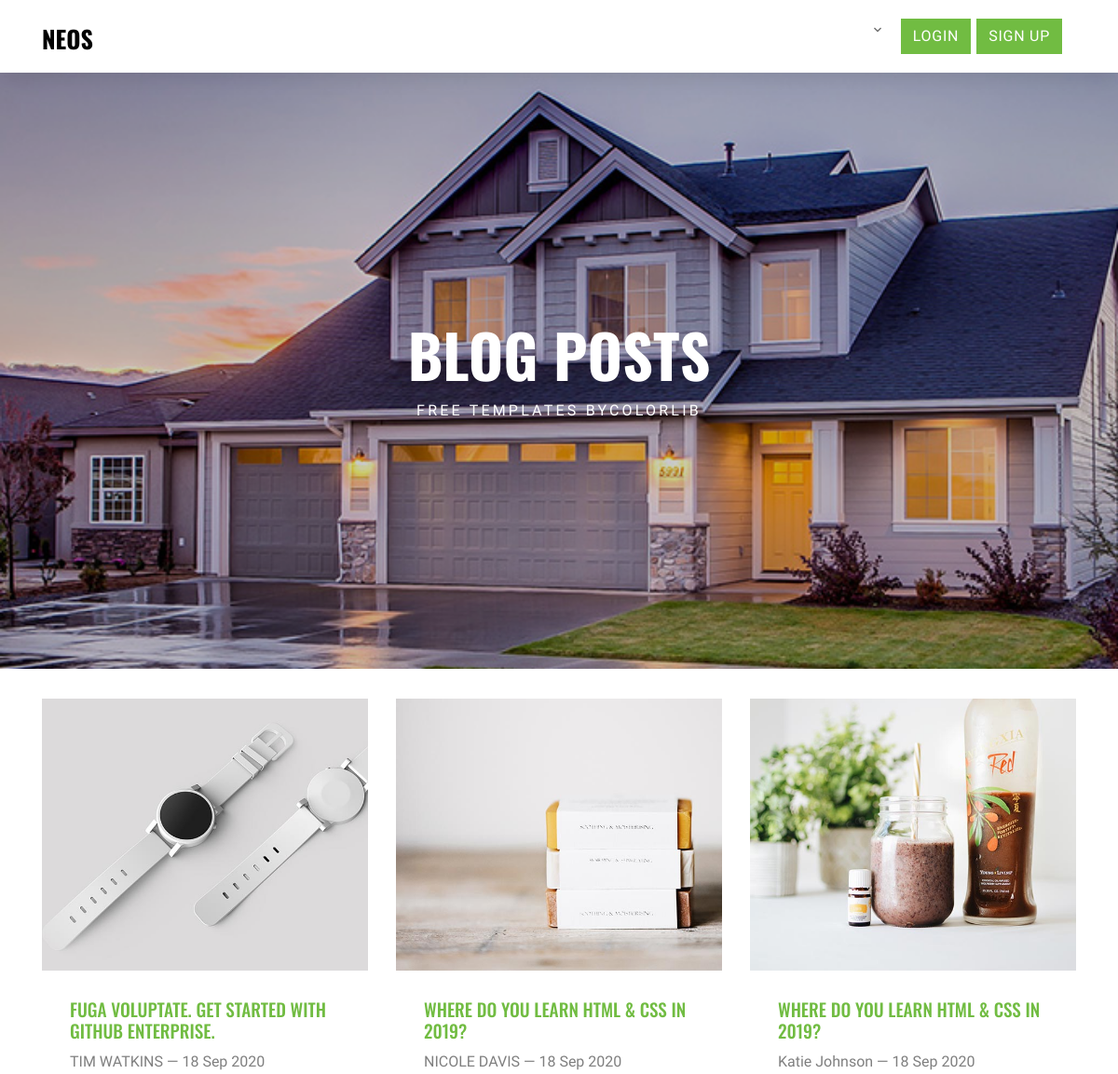
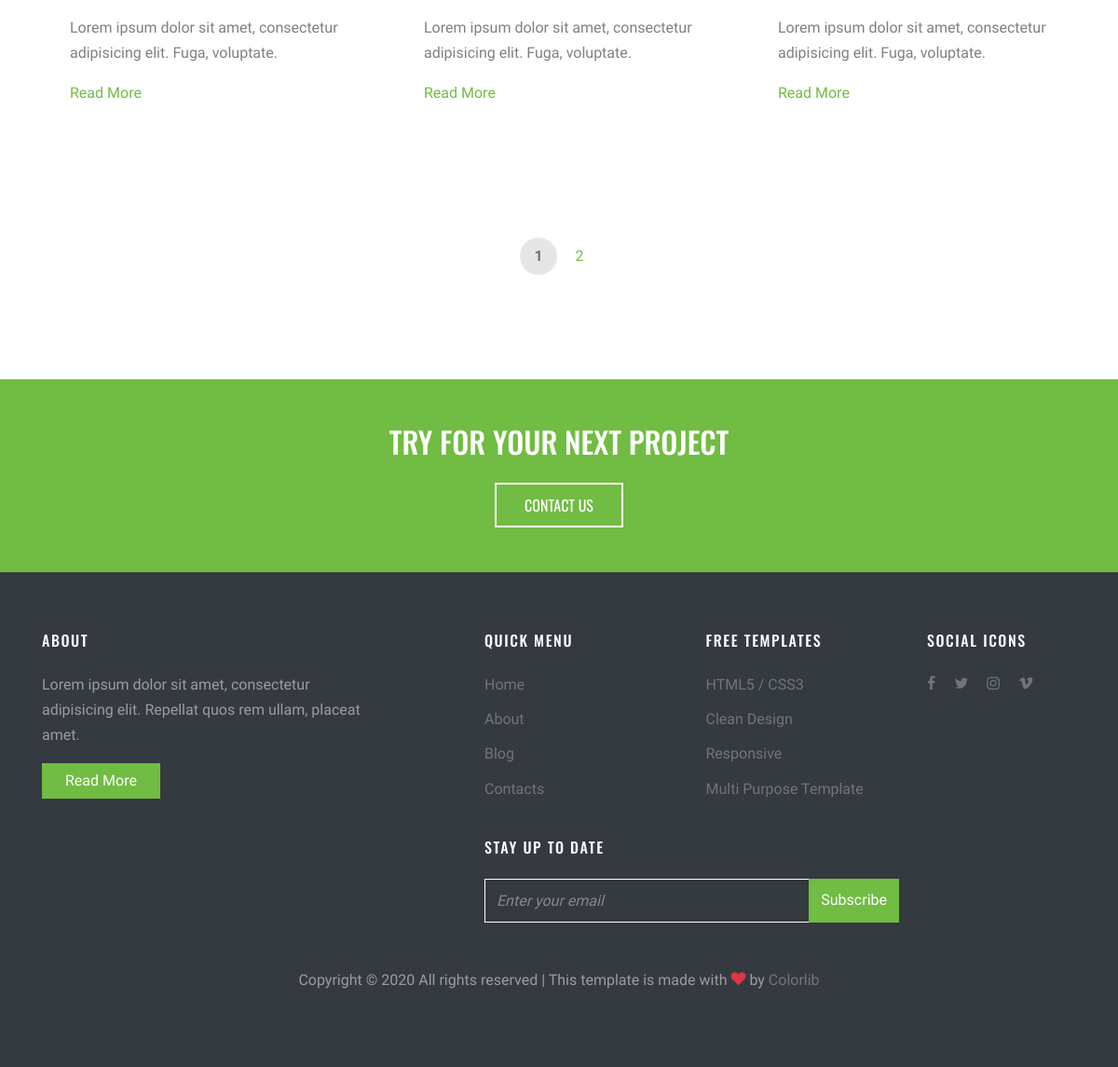
Screenshot of /blog/ with the database file from the repository (2 pictures, top to bottom).
### base/models.py (models this page shows, shortened)
class Banner(models.Model):
	title = models.TextField()
	description = models.TextField(null = True, blank = True)
	image = models.ImageField(upload_to = 'banner')
	link = models.CharField(max_length = 256, null = True, blank = True)
	class Meta:
		verbose_name = 'Banner'

class Blog(models.Model):
	category = models.ForeignKey(BlogCategory, on_delete = models.CASCADE, related_name = 'blog')
	author = models.ForeignKey(Person, on_delete = models.CASCADE, related_name = 'blog')
	title = models.TextField()
	description = models.TextField(null = True, blank = True)
	content = RichTextUploadingField(null = True, blank = True)
	image = models.ImageField(upload_to = 'blog', null = True, blank = True)
	date = models.DateTimeField(null = True, blank = True)
	home = models.BooleanField(default = False)
	class Meta:
		verbose_name = 'Blog'

class Person(models.Model):
	category_choices = (("team","Team"), ("testi","Testimonials"), ("auth", "Author"))
	category = models.CharField(max_length = 50, choices = category_choices)
	name = models.CharField(max_length = 256)
	description = models.TextField(null = True, blank = True)
	position = models.TextField(null = True, blank = True)
	image = models.ImageField(upload_to = 'person', null = True, blank = True)
	class Meta:
		verbose_name = 'Person'
	def __str__(self):
		return self.name

class Message(models.Model):
	title = models.CharField(max_length = 512)
	description = models.TextField(null = True, blank = True)
	image = models.ImageField(upload_to = 'message', null = True, blank = True)
	link = models.CharField(max_length = 256, null = True, blank = True)
	active = models.BooleanField(default = False)
	class Meta:
		verbose_name = 'Message'

### home/views.py (the view)
# urls.py: path('blog/', views.blog, name = 'blog'),
def blog(request):
	template_name = 'blog.html'
	blog = models.Blog.objects.all().order_by('-id')
	banner = models.Banner.objects.get(link = 'blog')
	paginator = Paginator(blog, 3)
	page = request.GET.get('page')
	blog = paginator.get_page(page)
	context = {
		'blog' : blog,
		'banner' : banner,
	}
	return render(request, template_name, context)

### home/context_processors.py (called while the page is built)
def menu(request):
	genres = models.Genre.objects.all()
	btry = models.Message.objects.get(link = 'btry')
	contactus = models.Message.objects.get(link = 'contactus')
	babout = models.Message.objects.filter(link = 'babout')[0]
	bquick = models.Message.objects.get(link = 'bquick')
	bfree = models.Message.objects.get(link = 'bfree')
	bsocial = models.Message.objects.get(link = 'bsocial')
	bstay = models.Message.objects.get(link = 'bstay')
	copy = models.Message.objects.get(link = 'copy')
	subscribe = models.Message.objects.get(link = 'subscribe')
	context = {
		'genres' : genres,
		'btry' : btry,
		'contactus' : contactus,
		'babout' : babout,
		'bquick' : bquick,
		'bfree' : bfree,
		'bsocial' : bsocial,
		'bstay' : bstay,
		'copy' : copy,
		'subscribe' : subscribe,
	}
	return context

### template/blog.html
{% extends 'base.html' %}
{% block content %}
  <div class="site-section first-section" data-aos="fade">
      <div class="container">
        <div class="row mb-5">
          {% for item in blog %}
            <div class="col-md-6 col-lg-4 mb-5">
              <div class="media-image">
                <a href="{% url 'home:blogitem' item.id %}">
                  <img src="{{ item.image.url }}" alt="{{ item.title }}" class="img-fluid">
                </a>
                <div class="media-image-body">
                  <h2 class="font-secondary text-uppercase">
                    <a href="{% url 'home:blogitem' item.id %}">{{ item.title }}</a>
                  </h2>
                  <span class="d-block mb-3">{{ item.author }} &mdash; {{ item.date | date:'d M Y' }}</span>
                  <p>{{ item.description }}</p>
                  <p><a href="{% url 'home:blogitem' item.id %}">Read More</a></p>
                </div>
              </div>
            </div>
          {% endfor %}
        </div>
        <div class="row">
          <div class="col-12 text-center">
            <div class="custom-pagination">
              {% for num in blog.paginator.page_range %}
                {% if blog.number == num %}
                  <span class="current">{{ num }}</span>
                {% elif num > blog.number|add:'-3' and num < blog.number|add:'3' %}
                  <a href="?page={{ num }}">{{ num }}</a>
                {% endif %}
              {% endfor %}
            </div>
          </div>
        </div>
      </div>
    </div>
{% endblock %}

### template/base.html (shortened to what this page needs)
{% load static %}
{% load mptt_tags %}
<!DOCTYPE html>
<html lang="en">
  <head>
    <link rel="stylesheet" href="{% static 'fonts/icomoon/style.css' %}">
    <link rel="stylesheet" href="{% static 'css/bootstrap.min.css' %}">
    <link rel="stylesheet" href="{% static 'css/magnific-popup.css' %}">
    <link rel="stylesheet" href="{% static 'css/jquery-ui.css' %}">
    <link rel="stylesheet" href="{% static 'css/owl.carousel.min.css' %}">
    <link rel="stylesheet" href="{% static 'css/owl.theme.default.min.css' %}">
    <link rel="stylesheet" href="{% static 'css/bootstrap-datepicker.css' %}">
    <link rel="stylesheet" href="{% static 'css/animate.css' %}">
    <link rel="stylesheet" href="{% static 'fonts/flaticon/font/flaticon.css' %}">
    <link rel="stylesheet" href="{% static 'css/aos.css' %}">
    <link rel="stylesheet" href="{% static 'css/jquery.fancybox.min.css' %}">
    <link rel="stylesheet" href="{% static 'css/style.css' %}">
  </head>
  <body>
  <div class="site-wrap">
    <div class="site-navbar-wrap js-site-navbar bg-white">
      <div class="container">
        <div class="site-navbar bg-light">
          <div class="row align-items-center">
            <div class="col-2">
              <h2 class="mb-0 site-logo"><a href="{% url 'home:home' %}" class="font-weight-bold text-uppercase">Neos</a></h2>
            </div>
            <div class="col-10">
              <nav class="site-navigation text-right" role="navigation">
                <div class="container">
                  <ul class="site-menu js-clone-nav d-none d-lg-block">
                    {% recursetree genres %}
                        <li class="{% if not node.is_leaf_node %}has-children{% endif %}">
                            <a href="{{ node.link }}">{{ node.name }}</a>
                        </li>
                    {% endrecursetree %}
                    <li>
                      {% if user.is_authenticated %}
                        <a href="{% url 'accounts:profile' %}">
                          <span class="d-inline-block bg-primary text-white btn btn-primary">
                            {{ user.username }}
                          </span>
                        </a>
                        <a href="{% url 'logout' %}">
                          <span class="d-inline-block bg-primary text-white btn btn-primary">
                            Logout
                          </span>
                        </a>
                      {% else %}
                        <a href="{% url 'login' %}">
                          <span class="d-inline-block bg-primary text-white btn btn-primary">
                            Login
                          </span>
                        </a>
                      {% endif %}
                      <a href="{% url 'accounts:signup' %}">
                        <span class="d-inline-block bg-primary text-white btn btn-primary">
                          Sign Up
                        </span>
                      </a>
                    </li>
                  </ul>
                </div>
              </nav>
            </div>
          </div>
        </div>
      </div>
    </div>
    <div class="site-blocks-cover inner-page overlay" style="background-image: url({{ banner.image.url }});" data-aos="fade" data-stellar-background-ratio="0.5">
      <div class="row align-items-center justify-content-center">
        <div class="col-md-5 text-center" data-aos="fade">
          <h1 class="text-uppercase">{{ banner.title }}</h1>
          <span class="caption d-block text-white">{{ banner.description }}</span>
        </div>
      </div>
    </div>
    <div class="slant-1"></div>
    {% block content %}
    {% endblock %}
    <div class="py-5 bg-primary">
      <div class="container">
        <div class="row align-items-center justify-content-center">
          <div class="col-md-6 text-center mb-3 mb-md-0">
            <h2 class="text-uppercase text-white mb-4">Try For Your Next Project</h2>
            <a href="#" class="btn btn-bg-primary font-secondary text-uppercase">Contact Us</a>
          </div>
        </div>
      </div>
    </div>
    <footer class="site-footer bg-dark">
      <div class="container">
        <div class="row">
          <div class="col-md-4 mb-4 mb-md-0">
            <h3 class="footer-heading mb-4 text-white">{{ babout.title }}</h3>
            <p>{{ babout.description }}</p>
            <p><a href="#" class="btn btn-primary text-white px-4">Read More</a></p>
          </div>
          <div class="col-md-5 mb-4 mb-md-0 ml-auto">
            <div class="row mb-4">
              <div class="col-md-6">
                <h3 class="footer-heading mb-4 text-white">{{ bquick.title }}</h3>
                  <ul class="list-unstyled">
                    <li><a href="#">Home</a></li>
                    <li><a href="#">About</a></li>
                    <li><a href="#">Blog</a></li>
                    <li><a href="#">Contacts</a></li>
                  </ul>
              </div>
              <div class="col-md-6">
                <h3 class="footer-heading mb-4 text-white">{{ bfree.title }}</h3>
                  <ul class="list-unstyled">
                    <li><a href="#">HTML5 / CSS3</a></li>
                    <li><a href="#">Clean Design</a></li>
                    <li><a href="#">Responsive</a></li>
                    <li><a href="#">Multi Purpose Template</a></li>
                  </ul>
              </div>
            </div>
            <div class="row mb-5">
              <div class="col-md-12">
              <h3 class="footer-heading mb-4 text-white">{{ bstay.title }}</h3>
              <form action="#" class="d-flex footer-subscribe">
                <input type="text" class="form-control rounded-0" placeholder="Enter your email">
                <input type="submit" class="btn btn-primary rounded-0" value="Subscribe">
              </form>
            </div>
            </div>
          </div>
          <div class="col-md-2">
            <div class="row">
            <div class="col-md-12"><h3 class="footer-heading mb-4 text-white">{{ bsocial.title }}</h3></div>
              <div class="col-md-12">
                <p>
                  <a href="#" class="pb-2 pr-2 pl-0"><span class="icon-facebook"></span></a>
                  <a href="#" class="p-2"><span class="icon-twitter"></span></a>
                  <a href="#" class="p-2"><span class="icon-instagram"></span></a>
                  <a href="#" class="p-2"><span class="icon-vimeo"></span></a>
                </p>
              </div>
          </div>
          </div>
        </div>
        <div class="row text-center">
          <div class="col-md-12">
            <p>
              {{ copy.description | safe }}
            </p>
          </div>
        </div>
      </div>
    </footer>
  </div>
  </body>
</html>

### rows the page displays
Banner: image (picture), title "BLOG POSTS", description "FREE TEMPLATES BYCOLORLIB"
Blog: image (picture), title "FUGA VOLUPTATE. GET STARTED WITH GITHUB ENTERPRISE.", author "TIM WATKINS", date "18 Sep 2020", description "Lorem ipsum dolor sit amet, consectetur adipisicing elit. Fuga, voluptate."
Blog: image (picture), title "WHERE DO YOU LEARN HTML & CSS IN 2019?", author "NICOLE DAVIS", date "18 Sep 2020", description "Lorem ipsum dolor sit amet, consectetur adipisicing elit. Fuga, voluptate."
Blog: image (picture), title "WHERE DO YOU LEARN HTML & CSS IN 2019?", author "Katie Johnson", date "18 Sep 2020", description "Lorem ipsum dolor sit amet, consectetur adipisicing elit. Fuga, voluptate."
Message: title "ABOUT", description "Lorem ipsum dolor sit amet, consectetur adipisicing elit. Repellat quos rem ullam, placeat amet."
Message: title "QUICK MENU"
Message: title "FREE TEMPLATES"
Message: title "STAY UP TO DATE"
Message: title "SOCIAL ICONS"
Message: description "Copyright © All rights reserved | This template is made with by Colorlib"

### other values shown
{{ num }} "1"
{{ num }} "2"
